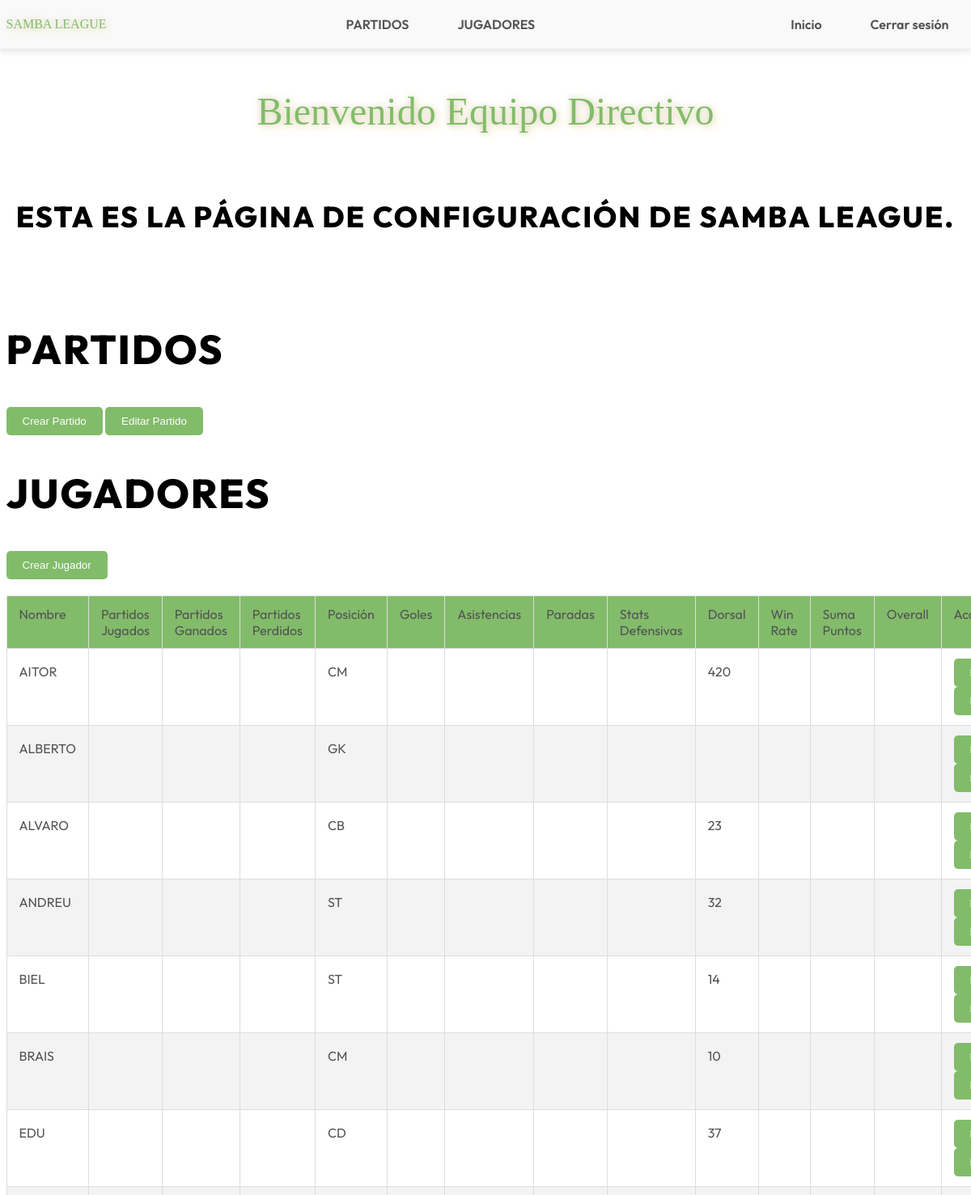
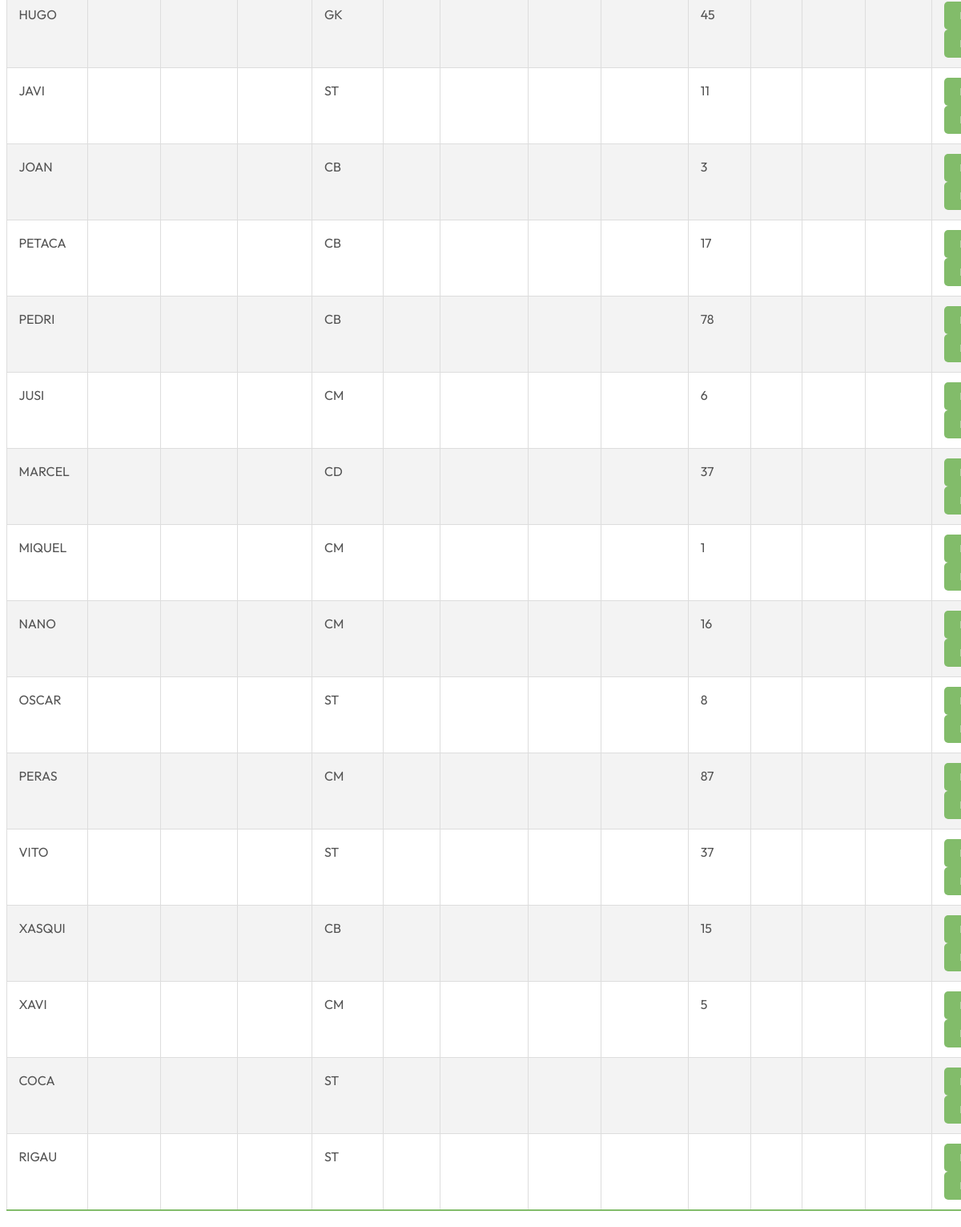
The app's page /conf-samba.php (signed in) with its own data (2 pictures, top to bottom).
### tables this page shows
CREATE TABLE Jugadores (
    id INT PRIMARY KEY AUTO_INCREMENT,
    nombre VARCHAR(50) NOT NULL,
    dorsal VARCHAR(4),
    posicion VARCHAR(20),
    ritmo int,
    disparo int,
    pase int,
    regate int,
    defensa int,
    fisico int 
);

### conf-samba.php (the view, shortened to what this page needs)
<?php
include 'db_connection.php';
$sql       = "SELECT * FROM jugadores";
$result    = $conn->query($sql);
$jugadores = [];
if ($result->num_rows > 0) {
    while ($row = $result->fetch_assoc()) {
        $jugadores[] = $row;
    }
}
?>
<!DOCTYPE html>
<html lang="es">
<head>
    <link rel="stylesheet" href="media/css/conf.css">
</head>
<body>
    <header>
        <nav class="container">
            <div class="header-logo">
                <a href="index.php">
                    <h1>SAMBA LEAGUE</h1>
                </a>
            </div>
            <ul>
                <li><a href="#partidos">PARTIDOS</a></li>
                <li><a href="#jugadores">JUGADORES</a></li>
            </ul>
            <ul>
                <li><a href="conf-samba.php">Inicio</a></li>
                <li><a href="logout.php">Cerrar sesión</a></li>
            </ul>
        </nav>
    </header>
    <section class="introduction">
        <div class="container">
            <h1>Bienvenido Equipo Directivo</h1>
            <br>
            <h2>Esta es la página de configuración de Samba League.</h2>
        </div>
    </section>
    <section class="partidos" id="partidos">
        <div class="container">
            <h2>Partidos</h2>
            <button onclick="openCreateMatchModal()">Crear Partido</button>
            <button onclick="openEditMatchModal()">Editar Partido</button>
        </div>
    </section>
    <section class="jugadores" id="jugadores">
        <div class="container">
            <h2>Jugadores</h2>
            <button onclick="openCreatePlayerModal()">Crear Jugador</button>
            <table>
                <thead>
                    <tr>
                        <th>Nombre</th>
                        <th>Partidos Jugados</th>
                        <th>Partidos Ganados</th>
                        <th>Partidos Perdidos</th>
                        <th>Posición</th>
                        <th>Goles</th>
                        <th>Asistencias</th>
                        <th>Paradas</th>
                        <th>Stats Defensivas</th>
                        <th>Dorsal</th>
                        <th>Win Rate</th>
                        <th>Suma Puntos</th>
                        <th>Overall</th>
                        <th>Acciones</th>
                    </tr>
                </thead>
                <tbody>
                    <?php foreach ($jugadores as $jugador): ?>
                        <tr>
                            <td><?php echo $jugador['nombre']; ?></td>
                            <td><?php echo $jugador['partidos_jugados']; ?></td>
                            <td><?php echo $jugador['partidos_ganados']; ?></td>
                            <td><?php echo $jugador['partidos_perdidos']; ?></td>
                            <td><?php echo $jugador['posicion']; ?></td>
                            <td><?php echo $jugador['goles']; ?></td>
                            <td><?php echo $jugador['asistencias']; ?></td>
                            <td><?php echo $jugador['paradas']; ?></td>
                            <td><?php echo $jugador['stats_defensivas']; ?></td>
                            <td><?php echo $jugador['dorsal']; ?></td>
                            <td><?php echo $jugador['win_rate']; ?></td>
                            <td><?php echo $jugador['suma_puntos']; ?></td>
                            <td><?php echo $jugador['overall']; ?></td>
                            <td>
                                <button onclick="editPlayer(<?php echo $jugador['id']; ?>)">Editar</button>
                                <button onclick="deletePlayer(<?php echo $jugador['id']; ?>)">Eliminar</button>
                            </td>
                        </tr>
                    <?php endforeach; ?>
                </tbody>
            </table>
        </div>
    </section>
</body>
</html>

### media/css/conf.css (style rules this page uses)
html, body, div, span, applet, object, iframe, h1, h2, h3, h4, h5, h6, p, blockquote, pre, a, abbr, acronym, address, big, cite, code, del, dfn, em, img, ins, kbd, q, s, samp, small, strike, strong, sub, sup, tt, var, b, u, i, center, dl, dt, dd, ol, ul, li, fieldset, form, label, legend, table, caption, tbody, tfoot, thead, tr, th, td, article, aside, canvas, details, embed, figure, figcaption, footer, header, hgroup, menu, nav, output, ruby, section, summary, time, mark, audio, video { margin: 0; padding: 0; border: 0; outline: 0; vertical-align: baseline; font-family: "Outfit", sans-serif; color: #535353; font-size: 16px; font-style: normal; font-weight: 400; line-height: normal; }
.container { max-width: 1400px; }
.container, .container-fluid, .container-lg, .container-md, .container-sm, .container-xl, .container-xxl { --bs-gutter-x: 1.5rem; --bs-gutter-y: 0; width: 100%; padding-right: calc(var(--bs-gutter-x)* .5); padding-left: calc(var(--bs-gutter-x)* .5); margin-right: auto; margin-left: auto; }
html { font-size: 62.5%; scroll-behavior: smooth; }
section { display: block; overflow: hidden; }
h1 { font-family: Samba; color: #82BC6A; text-shadow: 0px 0px 10px #D2CAAB, 6px 6px 12px #F9F1D5; }
h2 { color: #000; font-family: Outfit; font-size: 50px; font-style: normal; font-weight: 800; line-height: normal; margin: 40px 0; text-transform: uppercase; letter-spacing: 2px; }
header { background-color: #f9f9f9; padding: 20px 0; box-shadow: 0 4px 8px rgba(0, 0, 0, 0.1); }
.header-logo a { text-decoration: none; }
header nav { display: flex; justify-content: space-between; align-items: center; }
header nav ul { list-style: none; display: flex; gap: 20px; }
header nav ul li { display: inline; }
header nav ul li a { text-decoration: none; color: #535353; font-weight: 600; padding: 10px 20px; border-radius: 5px; transition: background-color 0.3s ease; }
.introduction { padding: 50px 0; text-align: center; }
.introduction h1 { font-size: 4.8rem; margin-bottom: 20px; }
.introduction h2 { font-size: 3.6rem; margin-bottom: 20px; }
table { width: 100%; border-collapse: collapse; margin: 20px 0; font-size: 1.6rem; text-align: left; }
table thead tr { background-color: #82BC6A; color: #ffffff; text-align: left; font-weight: bold; }
table th, table td { padding: 12px 15px; border: 1px solid #dddddd; }
table tbody tr { border-bottom: 1px solid #dddddd; }
table tbody tr:nth-of-type(even) { background-color: #f3f3f3; }
table tbody tr:last-of-type { border-bottom: 2px solid #82BC6A; }
button { background-color: #82BC6A; color: white; border: none; padding: 10px 20px; border-radius: 5px; cursor: pointer; transition: background-color 0.3s ease; }

### records on screen
jugadores: nombre "AITOR", posicion "CM", dorsal "420"
jugadores: nombre "ALBERTO", posicion "GK"
jugadores: nombre "ALVARO", posicion "CB", dorsal "23"
jugadores: nombre "ANDREU", posicion "ST", dorsal "32"
jugadores: nombre "BIEL", posicion "ST", dorsal "14"
jugadores: nombre "BRAIS", posicion "CM", dorsal "10"
jugadores: nombre "EDU", posicion "CD", dorsal "37"
jugadores: nombre "HUGO", posicion "GK", dorsal "45"
jugadores: nombre "JAVI", posicion "ST", dorsal "11"
jugadores: nombre "JOAN", posicion "CB", dorsal "3"
jugadores: nombre "PETACA", posicion "CB", dorsal "17"
jugadores: nombre "PEDRI", posicion "CB", dorsal "78"
jugadores: nombre "JUSI", posicion "CM", dorsal "6"
jugadores: nombre "MARCEL", posicion "CD", dorsal "37"
jugadores: nombre "MIQUEL", posicion "CM", dorsal "1"
jugadores: nombre "NANO", posicion "CM", dorsal "16"
jugadores: nombre "OSCAR", posicion "ST", dorsal "8"
jugadores: nombre "PERAS", posicion "CM", dorsal "87"
jugadores: nombre "VITO", posicion "ST", dorsal "37"
jugadores: nombre "XASQUI", posicion "CB", dorsal "15"
jugadores: nombre "XAVI", posicion "CM", dorsal "5"
jugadores: nombre "COCA", posicion "ST"
jugadores: nombre "RIGAU", posicion "ST"
